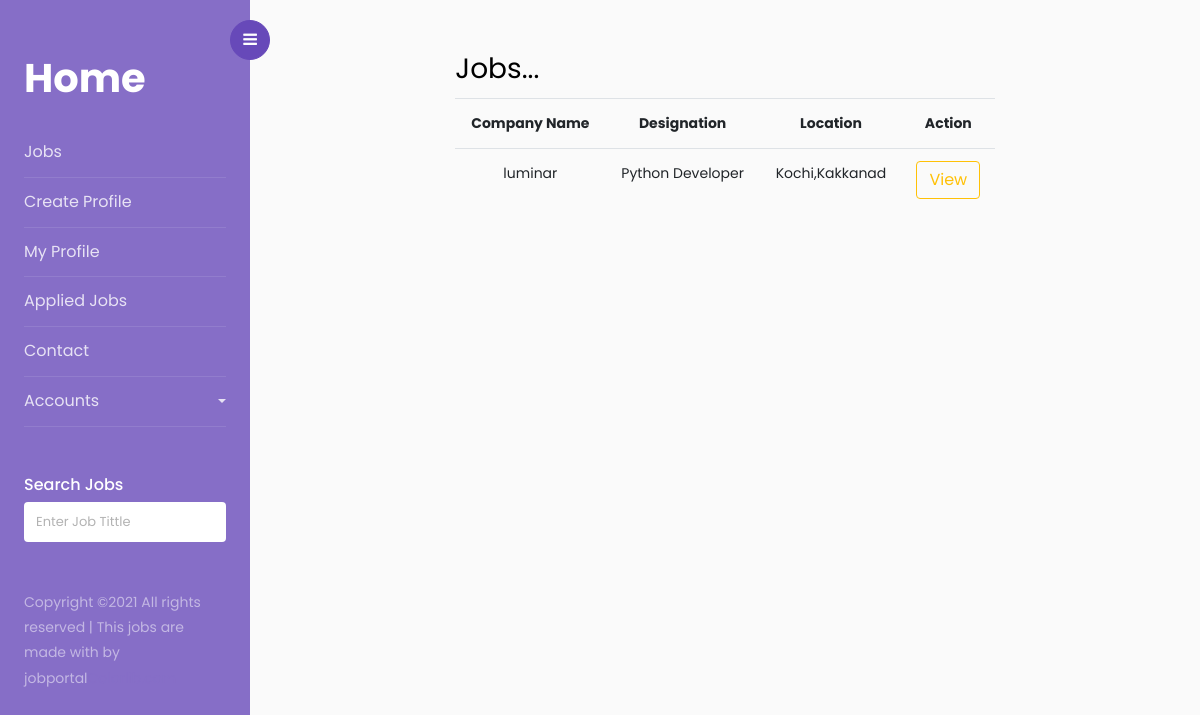
The page /jobseeker/jobs/listalljobs (signed in) on the database its author committed.
### Employer/models.py (models this page shows, shortened)
class Job(models.Model):
    JOB_TYPE=(
        ("part-time","part-time"),
        ("full-time","full-time"),
        ("internship","internship")
    )
    title = models.CharField(max_length=300)
    description = models.TextField()
    location = models.CharField(max_length=150)
    type = models.CharField(choices=JOB_TYPE, max_length=10)
    category = models.CharField(max_length=100)
    last_date = models.DateField()
    company_name = models.CharField(max_length=100)
    company_description = models.CharField(max_length=300)
    created_at = models.DateTimeField(default=timezone.now)
    filled = models.BooleanField(default=False)
    active_status=models.BooleanField(default=True)

### jobseeker/views.py (the view)
# urls.py: path("jobs/listalljobs",views.ListAllJobs.as_view(),name="listalljobs"),
class ListAllJobs(ListView):
    model = Job
    template_name = "listalljobs.html"
    context_object_name = "jobs"

### jobseeker/models.py (called while the page is built)
    def __str__(self):
        return self.email

### jobseeker/templates/listalljobs.html
<!DOCTYPE html>
{%extends 'base.html'%}
{%block body_block%}
<div class="row">
    <div class="col-2"></div>
    <div class="col-8">
        <h3>Jobs...</h3>
        <table class="table text-center">
            <tr>
                <th>Company Name</th>
                <th>Designation</th>
                <th>Location</th>
                <th>Action</th>
            </tr>
            {%for job in jobs%}
            <tr>
                <td>{{job.company_name}}</td>
                <td>{{job.title}}</td>
                <td>{{job.location}}</td>
                <td>
                    <a href="{%url 'jobdetails' job.id%}" class="btn btn-outline-warning">View</a>
                </td>
            </tr>
            {%endfor%}
        </table>
    </div>
    <div class="col-2"></div>
</div>
{%endblock%}

### rows shown on the page
Job: company_name "luminar", title "Python Developer", location "Kochi,Kakkanad"
